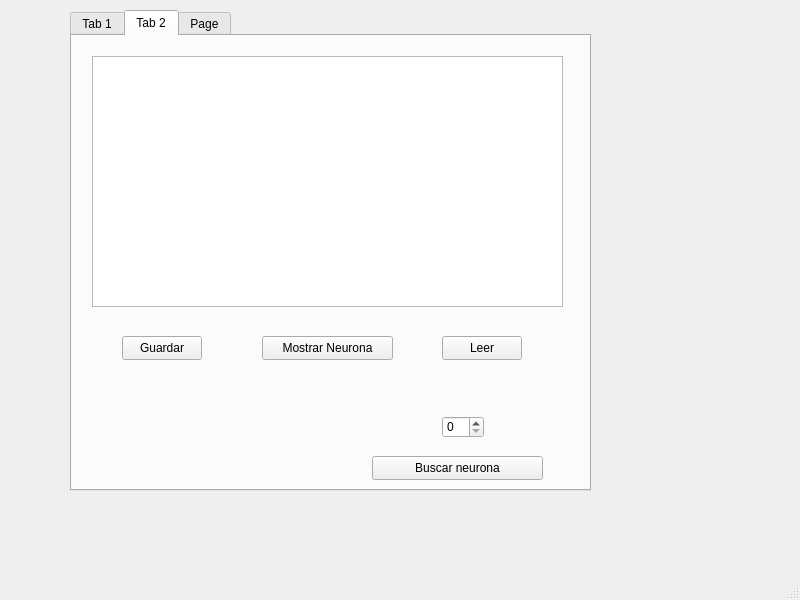
<?xml version="1.0" encoding="UTF-8"?>
<ui version="4.0">
 <class>MainWindow</class>
 <widget class="QMainWindow" name="MainWindow">
  <property name="geometry">
   <rect>
    <x>0</x>
    <y>0</y>
    <width>800</width>
    <height>600</height>
   </rect>
  </property>
  <property name="windowTitle">
   <string>MainWindow</string>
  </property>
  <widget class="QWidget" name="centralwidget">
   <widget class="QTabWidget" name="tabWidget">
    <property name="enabled">
     <bool>true</bool>
    </property>
    <property name="geometry">
     <rect>
      <x>70</x>
      <y>10</y>
      <width>521</width>
      <height>481</height>
     </rect>
    </property>
    <property name="currentIndex">
     <number>1</number>
    </property>
    <widget class="QWidget" name="tab">
     <attribute name="title">
      <string>Tab 1</string>
     </attribute>
     <widget class="QFrame" name="frame">
      <property name="geometry">
       <rect>
        <x>30</x>
        <y>50</y>
        <width>451</width>
        <height>251</height>
       </rect>
      </property>
      <property name="frameShape">
       <enum>QFrame::StyledPanel</enum>
      </property>
      <property name="frameShadow">
       <enum>QFrame::Raised</enum>
      </property>
      <layout class="QFormLayout" name="formLayout">
       <item row="5" column="0">
        <widget class="QLabel" name="label_2">
         <property name="text">
          <string>Voltaje:</string>
         </property>
        </widget>
       </item>
       <item row="5" column="1">
        <widget class="QLineEdit" name="insert_voltaje"/>
       </item>
       <item row="7" column="0">
        <widget class="QLabel" name="label_3">
         <property name="text">
          <string>Posicion en x:</string>
         </property>
        </widget>
       </item>
       <item row="7" column="1">
        <widget class="QSpinBox" name="pos_x"/>
       </item>
       <item row="8" column="0">
        <widget class="QLabel" name="label_4">
         <property name="text">
          <string>Posicion en y:</string>
         </property>
        </widget>
       </item>
       <item row="8" column="1">
        <widget class="QSpinBox" name="pos_y">
         <property name="maximum">
          <number>99</number>
         </property>
        </widget>
       </item>
       <item row="10" column="0">
        <widget class="QLabel" name="label_5">
         <property name="text">
          <string>RED</string>
         </property>
        </widget>
       </item>
       <item row="10" column="1">
        <widget class="QSlider" name="set_red">
         <property name="orientation">
          <enum>Qt::Horizontal</enum>
         </property>
        </widget>
       </item>
       <item row="12" column="0">
        <widget class="QLabel" name="label_6">
         <property name="text">
          <string>GREEN</string>
         </property>
        </widget>
       </item>
       <item row="12" column="1">
        <widget class="QSlider" name="set_green">
         <property name="orientation">
          <enum>Qt::Horizontal</enum>
         </property>
        </widget>
       </item>
       <item row="14" column="0">
        <widget class="QLabel" name="label_7">
         <property name="text">
          <string>BLUE</string>
         </property>
        </widget>
       </item>
       <item row="14" column="1">
        <widget class="QSlider" name="set_blue">
         <property name="orientation">
          <enum>Qt::Horizontal</enum>
         </property>
        </widget>
       </item>
       <item row="4" column="0">
        <widget class="QLabel" name="label">
         <property name="text">
          <string>ID:</string>
         </property>
        </widget>
       </item>
       <item row="4" column="1">
        <widget class="QLineEdit" name="insert_id"/>
       </item>
      </layout>
     </widget>
     <widget class="QPushButton" name="agregarInicio">
      <property name="geometry">
       <rect>
        <x>110</x>
        <y>370</y>
        <width>91</width>
        <height>24</height>
       </rect>
      </property>
      <property name="text">
       <string>Agregar inicio</string>
      </property>
     </widget>
     <widget class="QPushButton" name="AgregarFinal">
      <property name="geometry">
       <rect>
        <x>270</x>
        <y>370</y>
        <width>91</width>
        <height>24</height>
       </rect>
      </property>
      <property name="text">
       <string>Agregar final</string>
      </property>
     </widget>
    </widget>
    <widget class="QWidget" name="tab_2">
     <attribute name="title">
      <string>Tab 2</string>
     </attribute>
     <widget class="QPlainTextEdit" name="plainTextEdit">
      <property name="geometry">
       <rect>
        <x>20</x>
        <y>20</y>
        <width>471</width>
        <height>251</height>
       </rect>
      </property>
     </widget>
     <widget class="QPushButton" name="mostrar">
      <property name="geometry">
       <rect>
        <x>190</x>
        <y>300</y>
        <width>131</width>
        <height>24</height>
       </rect>
      </property>
      <property name="text">
       <string>Mostrar Neurona</string>
      </property>
     </widget>
     <widget class="QSpinBox" name="spinBox">
      <property name="geometry">
       <rect>
        <x>370</x>
        <y>380</y>
        <width>42</width>
        <height>22</height>
       </rect>
      </property>
     </widget>
     <widget class="QPushButton" name="buscarNeurona">
      <property name="geometry">
       <rect>
        <x>300</x>
        <y>420</y>
        <width>171</width>
        <height>24</height>
       </rect>
      </property>
      <property name="text">
       <string>Buscar neurona</string>
      </property>
     </widget>
     <widget class="QPushButton" name="Guardarlista">
      <property name="geometry">
       <rect>
        <x>50</x>
        <y>300</y>
        <width>80</width>
        <height>24</height>
       </rect>
      </property>
      <property name="text">
       <string>Guardar</string>
      </property>
     </widget>
     <widget class="QPushButton" name="Leerlista">
      <property name="geometry">
       <rect>
        <x>370</x>
        <y>300</y>
        <width>80</width>
        <height>24</height>
       </rect>
      </property>
      <property name="text">
       <string>Leer</string>
      </property>
     </widget>
    </widget>
    <widget class="QWidget" name="tab_3">
     <attribute name="title">
      <string>Page</string>
     </attribute>
     <widget class="QTableWidget" name="tableWidget">
      <property name="geometry">
       <rect>
        <x>20</x>
        <y>10</y>
        <width>161</width>
        <height>311</height>
       </rect>
      </property>
     </widget>
     <widget class="QPushButton" name="Tabla">
      <property name="geometry">
       <rect>
        <x>30</x>
        <y>390</y>
        <width>75</width>
        <height>24</height>
       </rect>
      </property>
      <property name="text">
       <string>PushButton</string>
      </property>
     </widget>
    </widget>
   </widget>
  </widget>
  <widget class="QMenuBar" name="menubar">
   <property name="geometry">
    <rect>
     <x>0</x>
     <y>0</y>
     <width>800</width>
     <height>21</height>
    </rect>
   </property>
  </widget>
  <widget class="QStatusBar" name="statusbar"/>
 </widget>
 <resources/>
 <connections/>
</ui>
